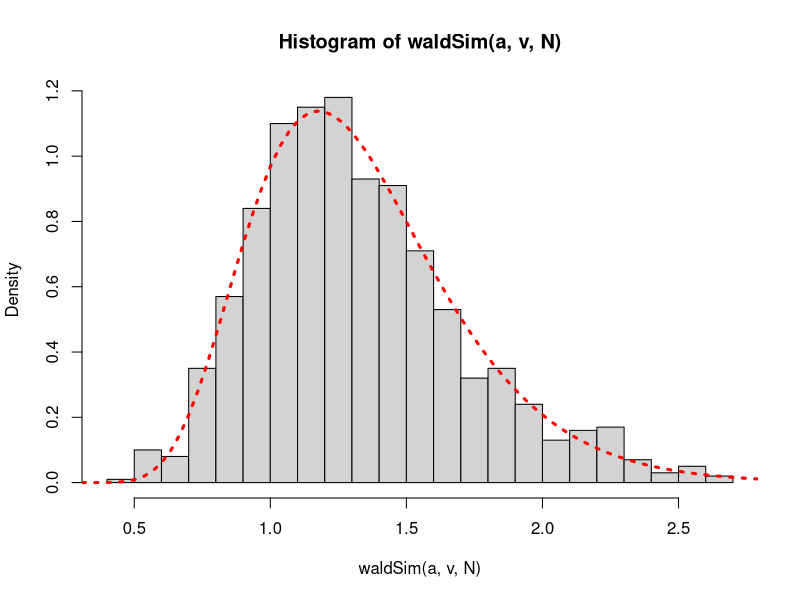

Source code (R):

dc=.1 #diffusion coefficient
a=.4
v=.3
N=1000

#Simulates data from Wald dist. by
# running a 1-bound random walk on 
# each simulated trial
# This one is slow to run, but much
# more interpretable in terms of how
# the RTs are being generated for each
# trial.
waldSim2=function(a,v,N){
  #time steps for random walk (in seconds)
  ts=.001
  #scale average evidence step
  # and SD in evidence steps based
  # on time steps
  dav=v*ts #average change in position of evidence accumulation process
  dsd=sqrt(dc^2*ts) #standard deviation in position changes
  
  rt=c()
  
  for(trl in 1:N){
    out=0
    pos=0 #position of evidence acc. process
    cnt=0 #counter for time steps
    while(out==0){
      pos=pos+rnorm(1,dav,dsd)
      cnt=cnt+1
      if(pos>a) out=1
    }
    rt[trl]=cnt*ts
  }
  return(rt)
}


#Simulates data from Wald dist. 
# This one uses a sampling trick
# that is much faster but hard to
# interpret. 
waldSim=function(a,v,N){
  mu=a/v
  lambda=a^2/dc^2
  y=rnorm(N)^2
  x=mu + ((mu^2*y)/(2*lambda)) - ((mu/(2*lambda))*sqrt(4*mu*lambda*y+mu^2*y^2))
  z=runif(N)
  rt=c()
  rt[z<=(mu/(mu+x))] = x[z<=(mu/(mu+x))]
  rt[z>(mu/(mu+x))] = mu^2/x[z>(mu/(mu+x))]
  return(rt)
}  

#Simulates data from Wald dist. 
# Returns quantiles isntead of all RTs 
waldSimq=function(a,v,ter, N){
  mu=a/v
  lambda=a^2/dc^2
  y=rnorm(N)^2
  x=mu + ((mu^2*y)/(2*lambda)) - ((mu/(2*lambda))*sqrt(4*mu*lambda*y+mu^2*y^2))
  z=runif(N)
  rt=c()
  rt[z<=(mu/(mu+x))] = x[z<=(mu/(mu+x))]
  rt[z>(mu/(mu+x))] = mu^2/x[z>(mu/(mu+x))]
  q=quantile(rt,c(.1,.3,.5,.7,.9))
  return(q)
}  


dwald2=function(t,mu,lambda) sqrt(lambda/(2*pi*t^3)) * exp((-lambda*(t-mu)^2)/(2*mu^2*t))

dwald=function(t,a,v){
  mu=a/v
  lambda=a^2/dc^2
  d=sqrt(lambda/(2*pi*t^3)) * exp((-lambda*(t-mu)^2)/(2*mu^2*t))
  return(d)
}


pwald=function(t,a,v){
  dwald1=function(t){
    mu=a/v
    lambda=a^2/dc^2
    d=sqrt(lambda/(2*pi*t^3)) * exp((-lambda*(t-mu)^2)/(2*mu^2*t))
    return(d)
  }
  p=rep(0,length(t))
  for(i in 1:length(t)){
    if(t[i]>0) p[i]=integrate(dwald1,0,t[i])$val
  }
  return(p)
}



vt=seq(0,10,length.out=300)


mu=a/v
lambda=a^2/dc^2

#plot(vt,dwald2(vt,mu,lambda),type='l',lwd=5)
#hist(waldSim2(a,v,N),30,freq=F)
hist(waldSim(a,v,N),30,freq=F)
points(vt,dwald(vt,a,v),type='l',lty=3,col="red",lwd=3)


